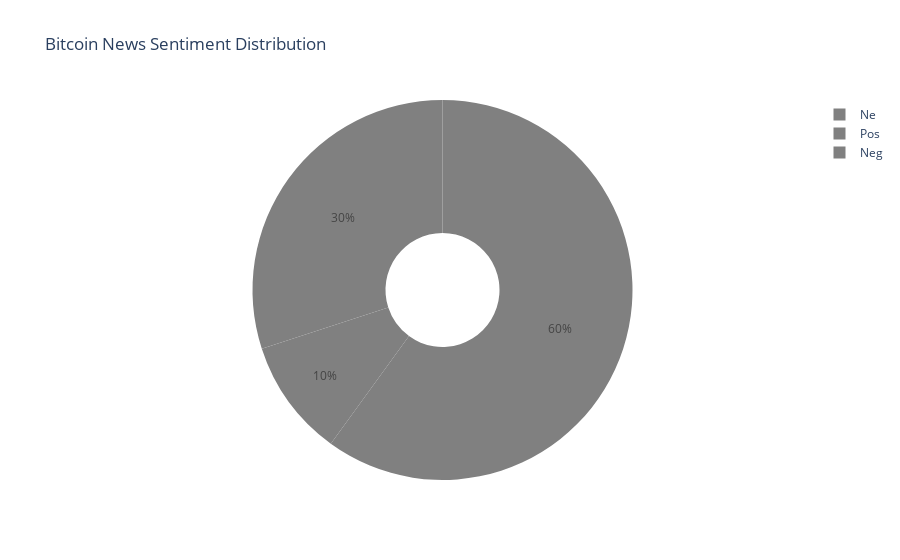

Notebook source saved alongside this figure:
### Markdown cell above
### 5.1 Pie Chart Visualization

Let's create a pie chart to visualize the sentiment distribution.

### Code cell
# Create a pie chart
labels = sentiment_counts.index
values = sentiment_counts.values
colors = ['green' if x == 'Positive' else 'red' if x == 'Negative' else 'gray' for x in labels]

fig = go.Figure(data=[go.Pie(labels=labels, values=values, hole=.3, marker_colors=colors)])
fig.update_layout(title_text="Bitcoin News Sentiment Distribution")
fig.show()

### Figure 1 — Plotly figure (JSON) as saved in the notebook; plotly's stock layout.template omitted (floating-point values rounded to 4 significant figures)
{"data": [{"hole": 0.3, "labels": ["Ne", "Pos", "Neg"], "marker": {"colors": ["gray", "gray", "gray"]}, "type": "pie", "values": [6, 3, 1]}], "layout": {"title": {"text": "Bitcoin News Sentiment Distribution"}}}
